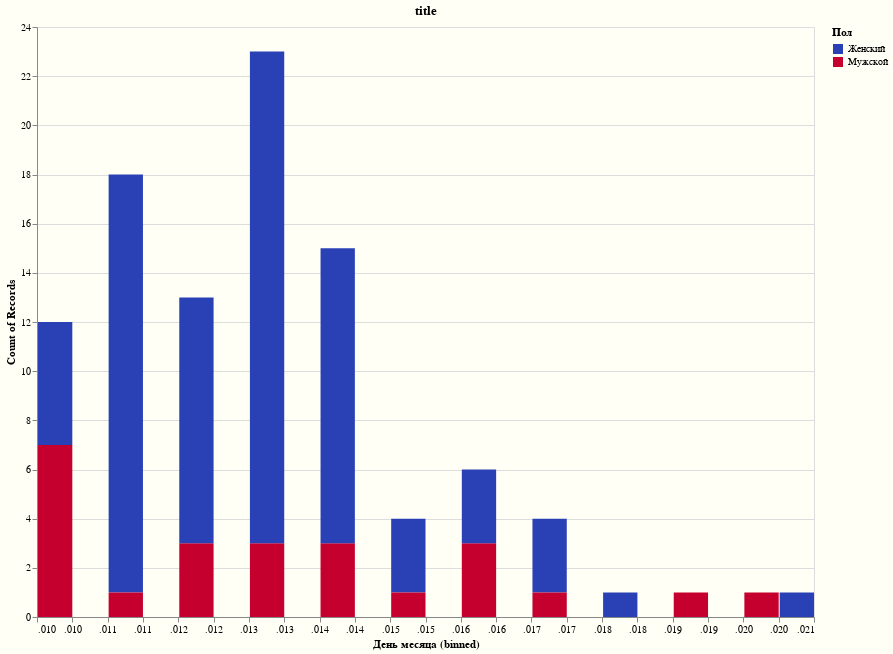

Here is the notebook cell this chart was saved with:
### Code cell
alt.Chart(df_origin).mark_bar().encode(
    x = alt.X('День месяца:T', bin = alt.BinParams(maxbins = 30)),
    y = 'count()',
    color=alt.Color('Пол', scale=alt.Scale(range=['#2A41B6', '#C5002F']))
).properties(   
   title='title',
   background='#FFFFF6',
   height=590, width=777 # coотношениe 1/3
).interactive()
